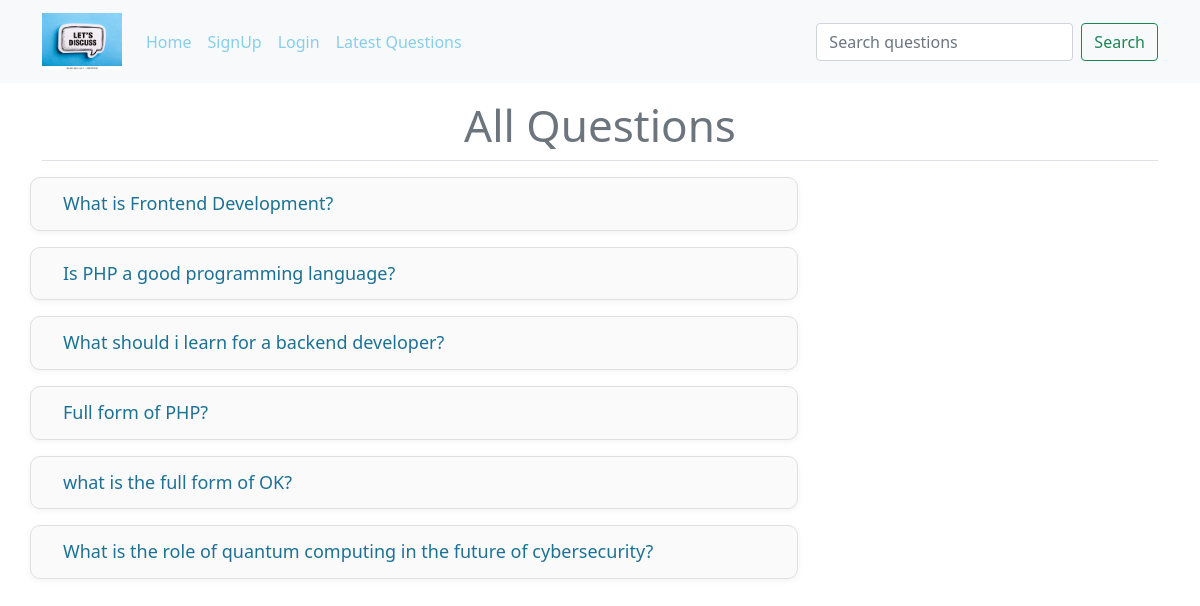
The page / on the database its author committed.
### tables this page shows
CREATE TABLE `questions` (
  `id` int(10) NOT NULL,
  `title` varchar(100) NOT NULL,
  `description` varchar(300) NOT NULL,
  `user_id` int(10) NOT NULL
);

### client/questions.php (the view, shortened to what this page needs)
<div class="container mt-3">
    <h4 class="heading text-secondary fw-semibold border-bottom pb-2 mb-3">
        <?php
        if (isset($_GET["u-id"])) {
            echo "My Questions";
        } else if (isset($_GET["latest"])) {
            echo "Latest Questions";
        } else {
            echo "All Questions";
        }
        ?>
    </h4>
    <div>
        <div class="col-8">
            <?php
            include("./common/db.php");
            if (isset($_GET["u-id"])) {
                $uid = (int)$_GET["u-id"];
                $query = "SELECT * FROM questions WHERE user_id = $uid";
            } else if (isset($_GET["latest"])) {
                $query = "SELECT * FROM questions ORDER BY id DESC";
            } else if (isset($_GET["search"])) {
                $query = "select * from questions where `title` LIKE '%$search%' ";
            } else {
                $query = "SELECT * FROM questions";
            }
            $result = $conn->query($query);
            foreach ($result as $row) {
                $title = htmlspecialchars($row['title']);
                $id = (int)$row['id'];
                echo "<div class='row question-list mb-3'>
                <h4 class='my-question'>
                    <a href='?q-id=$id'>$title</a>";
                echo "</h4></div>";
            }
            ?>
        </div>
    </div>
</div>

### index.php (shortened to what this page needs)
<!DOCTYPE html>
<html lang="en">
<head>
    <?php include('./client/commonFiles.php'); ?>
</head>
<body>
    <?php
    include('./client/commonFiles.php');
    include('./client/header.php');
    $user = $_SESSION['user'] ?? null;
    $username = $user['username'] ?? null;
    if (isset($_GET['signup']) && !$username) {
        include('./client/signUp.php');
    } elseif (isset($_GET['login']) && !$username) {
        include('./client/login.php');
    } elseif (isset($_GET['ask']) && $username) {
        include('./client/ask.php');
    } elseif (isset($_GET['q-id'])) {
        $qid = $_GET['q-id'];
        include('./client/questiondetail.php');
    } else if (isset($_GET['u-id'])) {
        $uid = $_SESSION['user']['user_id'];;
        include('./client/questions.php');
    } else if (isset($_GET['latest'])) {
        include('./client/questions.php');
    } else if (isset($_GET['search'])) {
        $search  = $_GET['search'];
        include('./client/questions.php');
    } else {
        include('./client/questions.php');
    }
    ?>
</body>
</html>

### client/commonFiles.php (shortened to what this page needs)
<link href="https://cdn.jsdelivr.net/npm/bootstrap@5.0.2/dist/css/bootstrap.min.css" rel="stylesheet">
<link rel="stylesheet" href="./public/styles.css" />

### client/header.php (shortened to what this page needs)
<?php
$user = $_SESSION['user'] ?? null;
$username = $user['username'] ?? null;
?>
<nav class="navbar navbar-expand-lg navbar-light bg-light">
    <div class="container   ">
        <a class="navbar-brand" href="./">
            <img src="./public/discuss.webp" alt="iso">
        </a>
        <div class="collapse navbar-collapse" id="navbarNav">
            <ul class="navbar-nav">
                <li class="nav-item">
                    <a class="nav-link active" aria-current="page" href="./">Home</a>
                </li>
                <?php if ($username): ?>
                    <li class="nav-item">
                        <a class="nav-link " href="./server/requests.php?logout=true">
                            Logout (<?php echo ucfirst(htmlspecialchars($username)); ?>)
                        </a>
                    </li>
                    <li class="nav-item">
                        <a class="nav-link" href="?ask=true">Ask A Question</a>
                    </li>
                    <li class="nav-item">
                        <a class="nav-link" href="?u-id=<?php echo $_SESSION['user']['user_id'] ?>">My Questions</a>
                    </li>
                <?php else: ?>
                    <li class="nav-item">
                        <a class="nav-link" href="?signup=true">SignUp</a>
                    </li>
                    <li class="nav-item"> <a class="nav-link" href="?login=true">Login</a>
                    </li>
                <?php endif; ?>
                <li class="nav-item">
                    <a class="nav-link" href="?latest=true">Latest Questions</a>
                </li>
            </ul>
        </div>
        <form class="d-flex" action="">
            <input class="form-control me-2" name="search" type="search" placeholder="Search questions">
            <button class="btn btn-outline-success" type="submit">Search</button>
        </form>
    </div>
</nav>

### public/styles.css (style rules this page uses)
.navbar-brand img { max-width: 80px; height: auto; }
a { color: skyblue !important; }
.heading { font-size: 2.75rem; margin-bottom: 40px; text-align: center; color: #333; }
.question-list { border: 1px solid #e0e0e0; border-radius: 10px; padding: 15px 20px; margin-bottom: 10px; background-color: #fafafa; box-shadow: 0 2px 6px rgba(0, 0, 0, 0.05); transition: box-shadow 0.3s ease; }
.question-list h4 { margin: 0; font-size: 1.4rem; }
.question-list a,.question-title { font-size: 18px; text-decoration: none; color: #1c7194 !important; }
.my-question { display: flex; justify-content: space-between; }

### rows shown on the page
questions: title "What is Frontend Development?"
questions: title "Is PHP a good programming language?"
questions: title "What should i learn for a backend developer?"
questions: title "Full form of PHP?"
questions: title "what is the full form of OK?"
questions: title "What is the role of quantum computing in the future of cybersecurity?"
